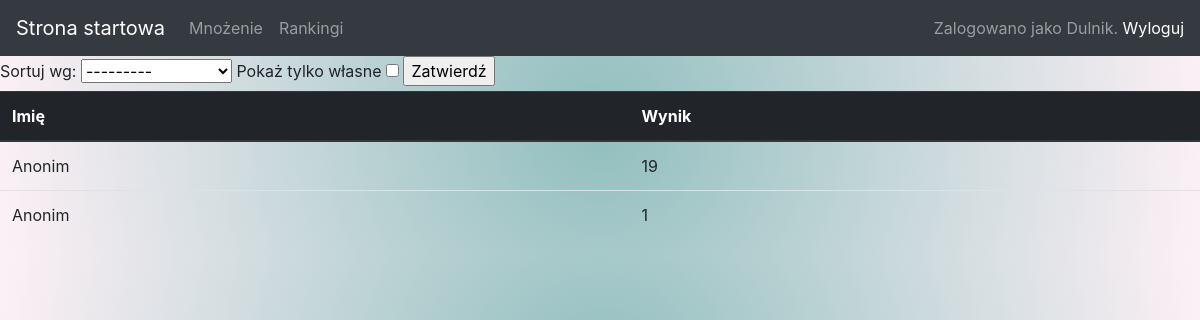
The app's page /ranking50/ (signed in) with its own data.
### main/models.py (models this page shows, shortened)
class RankingTo50(models.Model):
    PlayerName = models.CharField(max_length=24)
    Score = models.IntegerField()

### main/views.py (the view)
# urls.py: path("ranking50/", views.ranking50, name="ranking50"),
def ranking50(request):
    sort_by = request.POST.get("sort_by", "-Score")
    rk = RankingTo50.objects.all().order_by(sort_by)
    filter_by = request.POST.get('filter_by', '')
    if filter_by:
        rk = RankingTo50.objects.filter(PlayerName=request.user.username).order_by(sort_by)
    else:
        rk = RankingTo50.objects.all().order_by(sort_by)
    return render(request, "main/ranking.html", {"rk":rk})

### main/templates/main/ranking.html (shortened to what this page needs)
{% extends 'main/base.html' %}
{% block content %}
<div>
    <form method="post">
        <label for="sort_by">Sortuj wg:</label>
        <select id="sort_by" name="sort_by"> {% comment %} onchange="this.form.submit()" {% endcomment %}
            <option value="-Score">---------</option>
        </select>
        {% if user.is_authenticated %}
            <label for="filter_by">Pokaż tylko własne</label>
            <input type="checkbox" id="filter_by" name="filter_by">
        {% endif %}
        <input type="submit" value="Zatwierdź">
    </form>
</div>
{% if rk %}
    <table class="table">
        <thead class="thead-dark">
            <tr>
                <th scope="col">Imię</th>
                <th scope="col">Wynik</th>
            </tr>
        </thead>
        <tbody>
            {% for object in rk %}
                <tr>
                    <td>{{ object.PlayerName }}</td>
                    <td>{{ object.Score }}</td>
                </tr>
            {% endfor %}
        </tbody>
    </table>
{% else %}
    <p>Brak danych w bazie.</p>
{% endif %}
{% endblock content %}

### main/templates/main/base.html (shortened to what this page needs)
<!DOCTYPE html>
<html>
    <nav class="navbar navbar-expand-lg navbar-dark bg-dark">
        <a class="navbar-brand" href="/">Strona startowa</a>
        <div class="collapse navbar-collapse" id="navbarTogglerDemo02">
          <ul class="navbar-nav mr-auto mt-2 mt-lg-0">
            <li class="nav-item">
                <a class="nav-link" href="/mnozenie/">Mnożenie</a>
            </li>
            <li class="nav-item">
              <a class="nav-link" href="/rankingi/">Rankingi</a>
            </li>
          </ul>
          <span class="navbar-text">
            {% if user.is_authenticated %}
              Zalogowano jako {{ user.username }}. <a href="/logout">Wyloguj</a>
            {% else %}
              Wygląda na to, że nie jesteś zalogowany. <a href="/login">Kliknij by się zalogować</a>
            {% endif %}
          </span>
        </div>
      </nav>
    {% load static %}
    <head>
        <link rel="stylesheet" type="text/css" href="{% static 'css/style.css' %}">
        <link rel="stylesheet" href="https://cdn.jsdelivr.net/npm/bootstrap@4.0.0/dist/css/bootstrap.min.css">
    </head>
    <body>
        <div id="content", name="content">
            {% block content %}
            {% endblock %}
        </div>
    </body>
</html>

### main/static/css/style.css (style rules this page uses)
body { background: rgb(151,190,192); background: radial-gradient(circle, rgba(151,190,192,1) 0%, rgba(146,191,191,1) 0%, rgba(146,191,191,1) 1%, rgba(238,174,202,0.1825105042016807) 99%); }

### records on screen
RankingTo50: PlayerName "Anonim", Score "19"
RankingTo50: PlayerName "Anonim", Score "1"

### other values on screen
{{ user.username }} "Dulnik"
